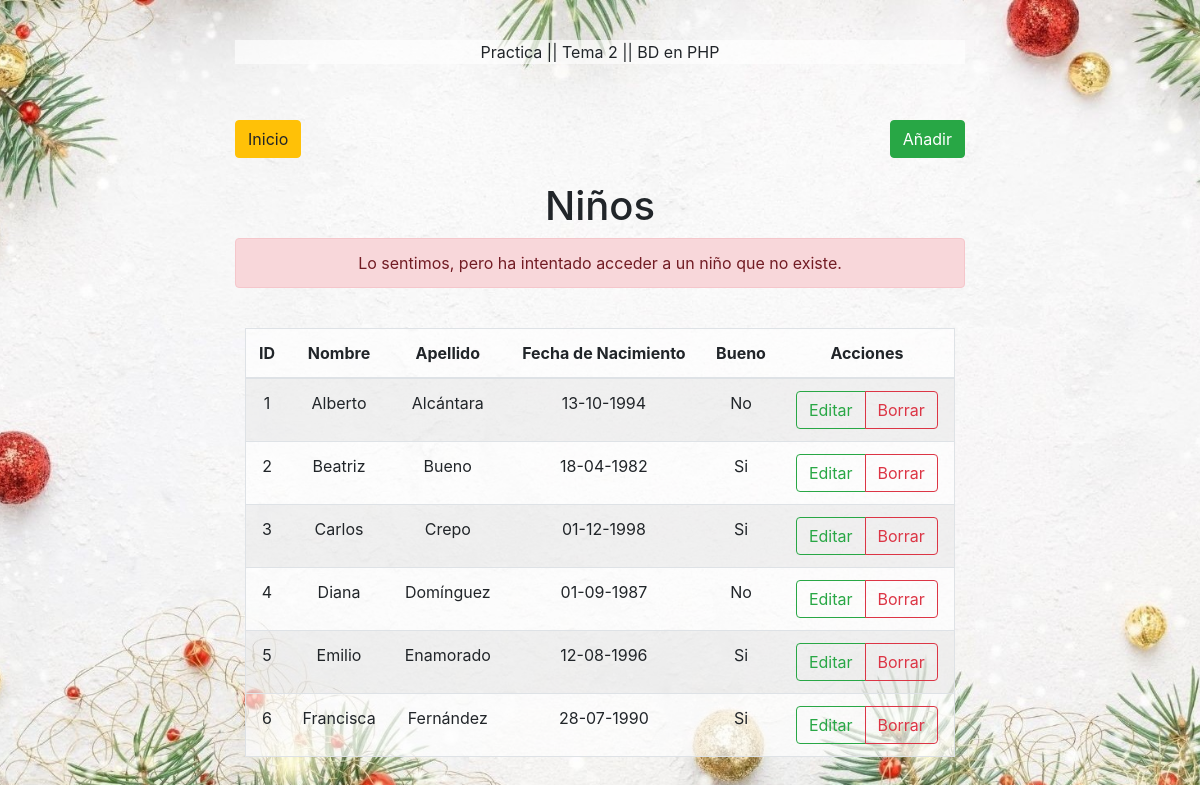
The app's page /ninos/ninos.php?msg=66, older data.
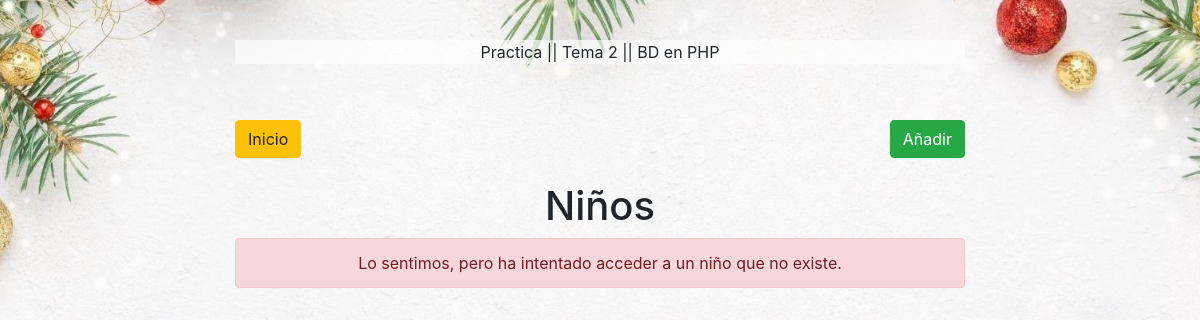
The same page, newer data.
### tables this page shows
CREATE TABLE `ninos` (
  `id_nino` int NOT NULL AUTO_INCREMENT,
  `nombre` varchar(100) NOT NULL,
  `apellido` varchar(100) NOT NULL,
  `fechanacimiento` date NOT NULL,
  `bueno` tinyint NOT NULL,
  PRIMARY KEY (`id_nino`)
);

### modelos/Utils.php (called while the page is built, shortened)
<?php
class Utils{
    public static function conectar(){
        $servidor = 'localhost';
        $usuario = 'administrador';
        $clave = 'administrador';
        $baseDeDatos = 'studium_dws_p2';
        $conexion = new mysqli($servidor, $usuario, $clave, $baseDeDatos);
        $conexion->set_charset("utf8");
        return $conexion;
    }
}

### modelos/Ninos.php (called while the page is built, shortened)
<?php
require_once('Utils.php');
class Ninos{
    protected $_conexion;
    public function __construct(){
        $this->_conexion = Utils::conectar();
    }
    public function selectAll(){
        $sql = 'SELECT * FROM ninos ORDER BY nombre ASC';
        return $this->_conexion->query($sql);
    }
}

### ninos/ninos.php (the view, shortened to what this page needs)
<?php
require_once('../modelos/Ninos.php');
$ninos = new Ninos();
$rows = $ninos->selectAll();
if ($rows->num_rows == 0) {
    $mensajeKO = 'No hay ningún niño guardado.';
}
if (!empty($_GET)) {
    $idMensaje = (int) filter_input(INPUT_GET, 'msg');
    if ($idMensaje == 77) {
        $mensajeOK = 'El niño ha sido borrado correctamente.';
    } else if ($idMensaje == 66) {
        $mensajeKO = 'Lo sentimos, pero ha intentado acceder a un niño que no existe.';
    }
}
?>
<!DOCTYPE html>
<html lang="es">
<head>
    <link rel="stylesheet" href="https://stackpath.bootstrapcdn.com/bootstrap/4.5.2/css/bootstrap.min.css">
    <link href="../assets/css/site.css" rel="stylesheet">
</head>
<body>
    <div class="container">
        <div class="row text-center py-3">
            <div class="col-12 col-md-8 offset-md-2 mt-4">
                <p class="bg-opacity">Practica || Tema 2 || BD en PHP</p>
            </div>
        </div>
        <div class="row text-center">
            <div class="col-12 col-md-8 offset-md-2 mt-4">
                <a href="crear.php" class="btn btn-success float-right">Añadir</a>
                <a href="../index.php" class="btn btn-warning float-left">Inicio</a>
            </div>
        </div>
        <div class="row text-center">
            <div class="col-12 col-md-8 offset-md-2 mt-4">
                <h1>Niños</h1>
                <?php if (isset($mensajeOK)) { ?>
                    <div class="alert alert-success" role="alert">
                        <?php echo $mensajeOK; ?>
                    </div>
                <?php } else if (isset($mensajeKO)) { ?>
                    <div class="alert alert-danger" role="alert">
                        <?php echo $mensajeKO; ?>
                    </div>
                <?php } ?>
            </div>
        </div>
        <?php if ((int)$rows->num_rows) { ?>
            <div class="col-12 col-md-8 offset-md-2 mt-4 pb-5">
                <table class="table table-striped text-center bg-opacity border">
                    <thead>
                        <tr>
                            <th>ID</th>
                            <th>Nombre</th>
                            <th>Apellido</th>
                            <th>Fecha de Nacimiento</th>
                            <th>Bueno</th>
                            <th>Acciones</th>
                        </tr>
                    </thead>
                    <tbody class="text-center">
                        <?php while ($row = $rows->fetch_assoc()) { ?>
                            <tr>
                                <td><?php echo $row['id_nino']; ?></td>
                                <td><?php echo $row['nombre']; ?></td>
                                <td><?php echo $row['apellido']; ?></td>
                                <td><?php echo date('d-m-Y', strtotime($row['fechanacimiento'])); ?></td>
                                <td><?php echo $row['bueno'] == 0 ? "No" : "Si"; ?></td>
                                <td class="text-center">
                                    <div class="btn-group">
                                        <a href="editar.php?id=<?php echo $row['id_nino']; ?>" class="btn btn-outline-success">Editar</a>
                                        <a href="borrar.php?id=<?php echo $row['id_nino']; ?>" class="btn btn-outline-danger">Borrar</a>
                                    </div>
                                </td>
                            </tr>
                        <?php } ?>
                    </tbody>
                </table>
            </div>
        <?php } ?>
    </div>
</body>
</html>

### assets/css/site.css (style rules this page uses)
html { min-height: 100vh; }
body { min-height: 100vh; background-image: url('../img/fondo1.jpg'); background-position: center; background-repeat: no-repeat; background-size: cover; }
.bg-opacity { background-color:rgba(255, 255, 255, 0.65); }

Row changes from the older to the newer data that the page shows:
removed ninos: id_nino "1", nombre "Alberto", apellido "Alcántara", fechanacimiento "13-10-1994", bueno "No"
removed ninos: id_nino "2", nombre "Beatriz", apellido "Bueno", fechanacimiento "18-04-1982", bueno "Si"
removed ninos: id_nino "3", nombre "Carlos", apellido "Crepo", fechanacimiento "01-12-1998", bueno "Si"
removed ninos: id_nino "4", nombre "Diana", apellido "Domínguez", fechanacimiento "01-09-1987", bueno "No"
removed ninos: id_nino "5", nombre "Emilio", apellido "Enamorado", fechanacimiento "12-08-1996", bueno "Si"
removed ninos: id_nino "6", nombre "Francisca", apellido "Fernández", fechanacimiento "28-07-1990", bueno "Si"
Text that changed along with them:
text no longer shown: "ID Nombre Apellido Fecha de Nacimiento Bueno Acciones"
